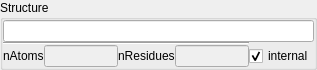
<?xml version="1.0" encoding="UTF-8"?>
<ui version="4.0">
 <class>Form</class>
 <widget class="QWidget" name="Form">
  <property name="geometry">
   <rect>
    <x>0</x>
    <y>0</y>
    <width>317</width>
    <height>60</height>
   </rect>
  </property>
  <property name="windowTitle">
   <string>Form</string>
  </property>
  <layout class="QVBoxLayout" name="verticalLayout">
   <property name="spacing">
    <number>0</number>
   </property>
   <property name="margin">
    <number>0</number>
   </property>
   <item>
    <widget class="QGroupBox" name="groupBox_9">
     <property name="title">
      <string>Structure</string>
     </property>
     <layout class="QGridLayout" name="gridLayout_8">
      <property name="margin">
       <number>0</number>
      </property>
      <property name="spacing">
       <number>0</number>
      </property>
      <item row="2" column="0">
       <widget class="QLabel" name="label">
        <property name="text">
         <string>nAtoms</string>
        </property>
       </widget>
      </item>
      <item row="2" column="1">
       <widget class="QLineEdit" name="lineEdit">
        <property name="enabled">
         <bool>false</bool>
        </property>
        <property name="readOnly">
         <bool>true</bool>
        </property>
       </widget>
      </item>
      <item row="1" column="0" colspan="6">
       <widget class="Line" name="line">
        <property name="orientation">
         <enum>Qt::Horizontal</enum>
        </property>
       </widget>
      </item>
      <item row="2" column="2">
       <widget class="QLabel" name="label_2">
        <property name="text">
         <string>nResidues</string>
        </property>
       </widget>
      </item>
      <item row="2" column="5">
       <widget class="QLineEdit" name="lineEdit_2">
        <property name="enabled">
         <bool>false</bool>
        </property>
       </widget>
      </item>
      <item row="2" column="6">
       <widget class="QCheckBox" name="checkBox">
        <property name="sizePolicy">
         <sizepolicy hsizetype="Fixed" vsizetype="Fixed">
          <horstretch>0</horstretch>
          <verstretch>0</verstretch>
         </sizepolicy>
        </property>
        <property name="text">
         <string>internal</string>
        </property>
        <property name="checked">
         <bool>true</bool>
        </property>
       </widget>
      </item>
      <item row="0" column="0" colspan="7">
       <layout class="QHBoxLayout" name="horizontalLayout">
        <property name="spacing">
         <number>0</number>
        </property>
        <item>
         <widget class="QLineEdit" name="lineEdit_7">
          <property name="enabled">
           <bool>true</bool>
          </property>
          <property name="readOnly">
           <bool>true</bool>
          </property>
         </widget>
        </item>
       </layout>
      </item>
     </layout>
    </widget>
   </item>
  </layout>
  <action name="actionLoad_structure">
   <property name="text">
    <string>Load structure</string>
   </property>
  </action>
 </widget>
 <resources/>
 <connections/>
</ui>
